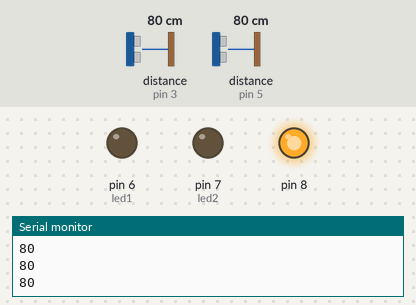
Bench run of a sketch on a simulated Arduino Uno, built with avr-gcc and run on an emulated ATmega328P. Shown: output pins drawn as LEDs (lit = HIGH), the last lines printed to the serial monitor. Wiring (inferred from the names in the program): 2 × ultrasonic range finder: trigger pin 2, echo pin 3 / trigger pin 4, echo pin 5. The inputs (shaded band) are chosen by the test bench; at power-on: distance to the obstacle (sensors on pin 5, pin 3) 80 cm. The echo pulse lasts 58.3 µs per cm; pins used as bus, display or sensor lines are not drawn.

Above: at 1.2 s.
1.3 s: distance to the obstacle (sensor on pin 5) set to 18 cm
2.8 s: distance to the obstacle (sensor on pin 5) set to 14 cm
At 4.0 s:
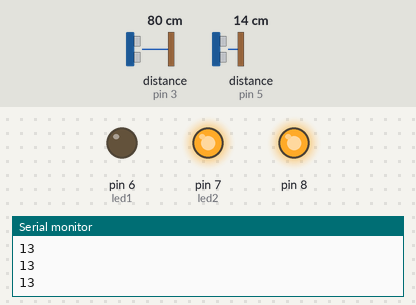
4.3 s: distance to the obstacle (sensor on pin 3) set to 19 cm
5.8 s: distance to the obstacle (sensor on pin 3) set to 15 cm
At 6.6 s:
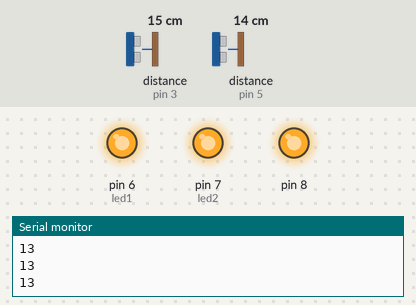
Timing chart, 0 to 8.3 s (numbered marks = the images above; inputs shaded):
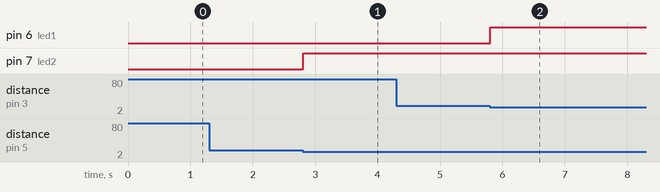

Measured:
- the behaviour switches between 17 and 16 cm on distance to the obstacle (sensor on pin 5) (found by bisection; images 0 and 1)
- the behaviour switches between 17 and 16 cm on distance to the obstacle (sensor on pin 3) (found by bisection; images 1 and 2)
- after the input at 2.8 s, pin 7 (led2): LOW → HIGH at once
- after the input at 5.8 s, pin 6 (led1): LOW → HIGH at once

The sketch:

ultrasonic_sensor.ino
```cpp
 int trig1 = 2;
 int echo1 = 3;
 int trig2 = 4;
 int echo2 = 5;
 int led1  = 6;
 int led2 = 7;
long timeInMicro1;
long distance1;
long timeInMicro2;
long distance2;

void setup()
{
  Serial.begin(9600);
  pinMode(trig1, OUTPUT);
  pinMode(echo1, INPUT);
   pinMode(trig2, OUTPUT);
  pinMode(echo2, INPUT);
  pinMode(led1,OUTPUT);
  pinMode(led2,OUTPUT);
  pinMode(8,OUTPUT);
  digitalWrite(8,HIGH);

}

void loop()
{
 digitalWrite(trig1,LOW);
 delayMicroseconds(2);
 digitalWrite(trig1,HIGH);
 delayMicroseconds(10);
 digitalWrite(trig1,LOW);


 timeInMicro1= pulseIn(echo1,HIGH);

 distance1 = ((timeInMicro1/29)/2);

 digitalWrite(trig2,LOW);
 delayMicroseconds(2);
 digitalWrite(trig2,HIGH);
 delayMicroseconds(10);
 digitalWrite(trig2,LOW);


 timeInMicro2= pulseIn(echo2,HIGH);

 distance2 = ((timeInMicro2/29)/2);


 Serial.println(distance2);
// delay(200);


  if(distance1<=15)
  {
    digitalWrite(led1,HIGH);
    }


       else if(distance2<=15)
      {
        digitalWrite(led2,HIGH);

        }
 else
 {
  digitalWrite(led1,LOW);
  digitalWrite(led2,LOW);
  }


  }
```
